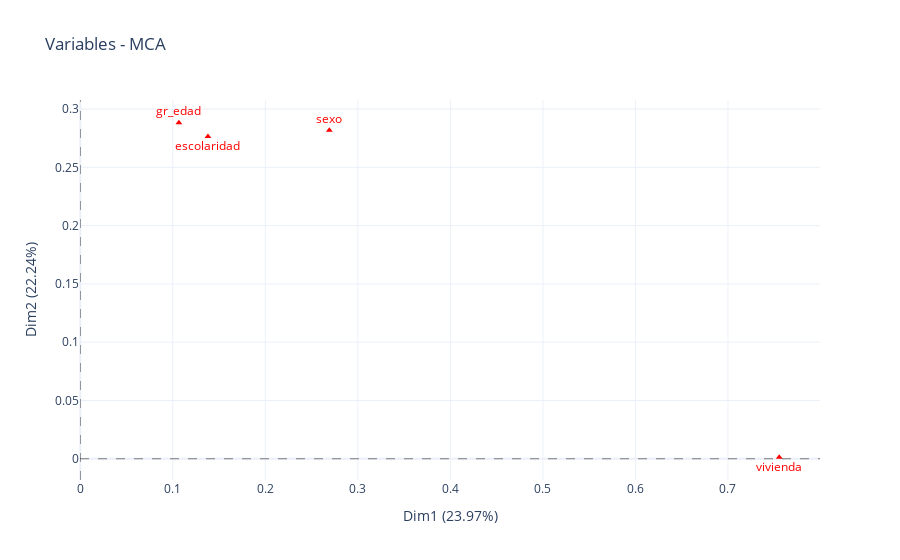

Notebook cell for this chart:
### Markdown cell above
La correlación entre variables y dimensiones principales ayuda a identificar las variables que están más correlacionadas con cada dimensión. En este caso hacemos uso del $cos2$ para graficarlas.

### Code cell
# Correlación variables con los ejes.
plot_var_corr(ca, df_ex1, X1)

### Figure 1 — Plotly figure (JSON) as saved in the notebook; plotly's stock layout.template omitted (floating-point values rounded to 4 significant figures)
{"data": [{"hovertemplate": "Dim1=%{x}<br>Dim2=%{y}<br>index=%{text}<extra></extra>", "legendgroup": "", "marker": {"color": "red", "symbol": "triangle-up"}, "mode": "markers+text", "name": "", "orientation": "v", "showlegend": false, "text": ["gr_edad", "escolaridad", "sexo", "vivienda"], "textfont": {"color": "red"}, "textposition": ["top center", "bottom center", "top center", "bottom center"], "type": "scatter", "x": [0.1066, 0.138, 0.2692, 0.7554], "xaxis": "x", "y": [0.2883, 0.2766, 0.2818, 0.001291], "yaxis": "y"}], "layout": {"legend": {"tracegroupgap": 0}, "shapes": [{"line": {"color": "black", "dash": "dash", "width": 0.5}, "type": "line", "x0": 0, "x1": 1, "xref": "x domain", "y0": 0, "y1": 0, "yref": "y"}, {"line": {"color": "black", "dash": "dash", "width": 0.5}, "type": "line", "x0": 0, "x1": 0, "xref": "x", "y0": 0, "y1": 1, "yref": "y domain"}], "title": {"text": "Variables - MCA"}, "xaxis": {"anchor": "y", "domain": [0, 1], "title": {"text": "Dim1 (23.97%)"}}, "yaxis": {"anchor": "x", "domain": [0, 1], "title": {"text": "Dim2 (22.24%)"}}}}
